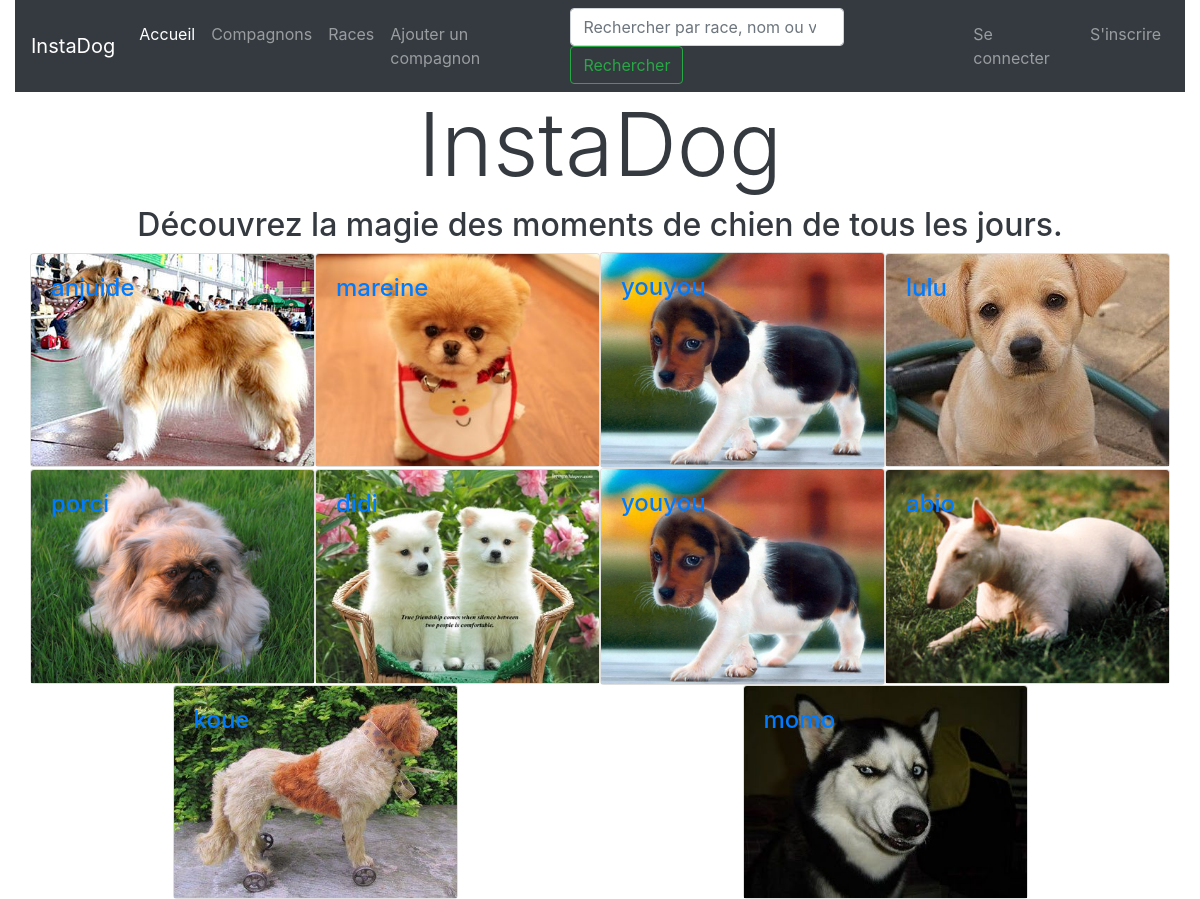
The page / on the database its author committed.
### tables this page shows
CREATE TABLE Dog (
    id INT(100) AUTO_INCREMENT,
    nickname VARCHAR(50),
    birthday DATE,
    picture VARCHAR(100),
    userId INT(100),
    PRIMARY KEY (id),
    FOREIGN KEY (userId) REFERENCES UserDog(id)
);

### classes/Connexion.php (called while the page is built, shortened)
<?php
class Connexion
{
    private $connexion;
    public function __construct()
    {
        $PARAM_hote = 'localhost';
        $PARAM_nom_bd = 'InstaDog';
        $PARAM_utilisateur = 'adminInstaDog';
        $PARAM_mot_passe = 'Inst@D0g';
        try {
            $this->connexion = new PDO(
                'mysql:host=' . $PARAM_hote . ';
                dbname=' . $PARAM_nom_bd,
                $PARAM_utilisateur,
                $PARAM_mot_passe
            );
        } catch (Exception $e) {
            echo 'Erreur: ' . $e->getMessage() . '<br/>';
            echo 'N° : ' . $e->getCode();
        }
    }
    public function getDogs()
    {
        $requete_prepare = $this->connexion->prepare(
            "SELECT *
            FROM Dog"
        );
        $requete_prepare->execute();
        $listDogs = $requete_prepare->fetchAll(PDO::FETCH_CLASS, 'Dog');
        return $listDogs;
    }
}
include "Dog.php";
?>

### classes/Dog.php (called while the page is built, shortened)
<?php
class Dog{
    private $id;
    private $nickname;
    private $picture;
    function getId() {
        return $this->id;
    }
    function getNickname() {
        return $this->nickname;
    }
    function getPicture() {
        return $this->picture;
    }
}
?>

### index.php (the view, shortened to what this page needs)
<?php
require("classes/Connexion.php");
$appli = new Connexion();
$dogs = $appli->getDogs();
include "header.php";
?>
<div class="container bg-white text-dark">
    <div class="row">
        <div class="col">
            <h1 class="display-2 text-center">InstaDog</h1>
            <h2 class="text-center">Découvrez la magie des moments de chien de tous les jours.</h2>
        </div>
    </div>
    <div class="row">
        <?php
        foreach ($dogs as $dog) {
            echo '<div class="card col-lg-3 col-md-4" style="width: 17rem; margin:auto; padding:0;">';
                echo "<a href='profil-du-chien.php?id=" . $dog->getId() . "'>";
                    echo '<img class="card-img-top" src="images/dog/'.$dog->getPicture().'" alt="Photo de profil de ' . $dog->getNickname() . '">';
                    echo '<div class="card-img-overlay">';
                        echo '<h4 class="card-title dogyy">' . $dog->getNickname() . '</h4>';
                    echo '</div>';
                echo'</a>';
            echo'</div>';
        }
        ?>
    </div>
</div>
<?php
include "footer.php"
?>

### header.php (shortened to what this page needs)
<!DOCTYPE html>
<html lang="fr">
<head>
    <link rel="stylesheet" href="https://stackpath.bootstrapcdn.com/bootstrap/4.2.1/css/bootstrap.min.css">
    <link rel="stylesheet" type="text/css" href="css/style.css">
</head>
<body>
<header class="container-fluid">
<nav class="navbar navbar-expand-lg navbar-dark bg-dark">
  <a class="navbar-brand" href="#">InstaDog</a>
  <div class="collapse navbar-collapse" id="navbarSupportedContent">
    <ul class="navbar-nav mr-auto">
      <li class="nav-item active">
        <a class="nav-link" href="index.php">Accueil <span class="sr-only">(current)</span></a>
      </li>
      <li class="nav-item">
        <a class="nav-link" href="#">Compagnons</a>
      </li>
      <li class="nav-item">
        <a class="nav-link" href="#">Races</a>
      </li>
      <li class="nav-item">
        <a class="nav-link" href="ajouter-un-chien.php">Ajouter un compagnon</a>
      </li>
    </ul>
    <form class="form-inline my-2 my-lg-0">
      <input class="form-control mr-sm-2" type="search" placeholder="Rechercher par race, nom ou ville" aria-label="Search">
      <button class="btn btn-outline-success my-2 my-sm-0" type="submit">Rechercher</button>
    </form>
    <ul class="navbar-nav mr-auto">
      <li class="nav-item">
        <a class="nav-link" href="connexion.php">Se connecter</a>
      </li>
      <li class="nav-item">
        <a class="nav-link" href="inscription.php">S'inscrire</a>
      </li>
    </ul>
  </div>
</nav>
</header>

### footer.php (shortened to what this page needs)
</body>
</html>

### css/style.css (style rules this page uses)
:root { --input-padding-x: 1.5rem; --input-padding-y: .75rem; }
body { background: #ffffff; }

### rows shown on the page
dog: picture+nickname (picture), nickname "anjuide"
dog: picture+nickname (picture), nickname "mareine"
dog: picture+nickname (picture), nickname "youyou"
dog: picture+nickname (picture), nickname "lulu"
dog: picture+nickname (picture), nickname "porci"
dog: picture+nickname (picture), nickname "didi"
dog: picture+nickname (picture), nickname "youyou"
dog: picture+nickname (picture), nickname "abio"
dog: picture+nickname (picture), nickname "koue"
dog: picture+nickname (picture), nickname "momo"
